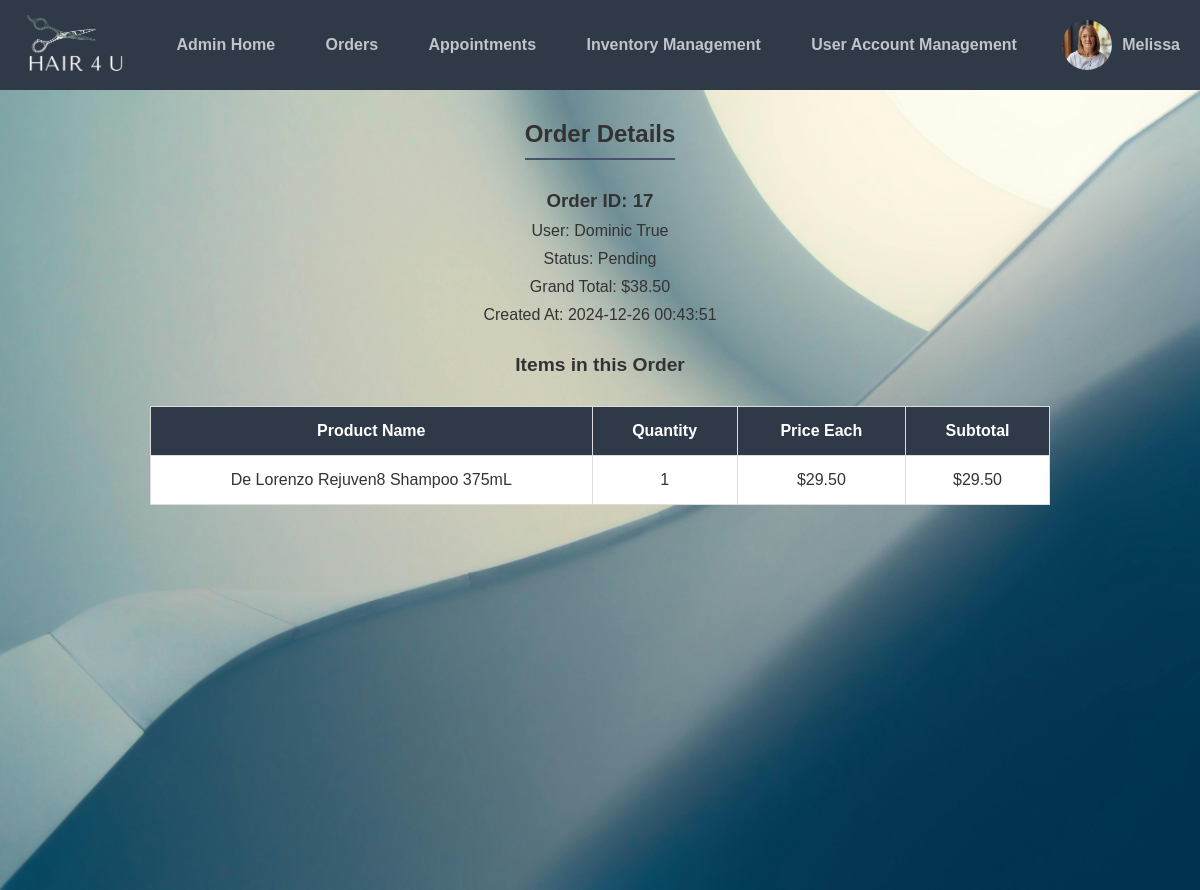
The page /cms/order_details.php?order_id=17 (signed in) on the database its author committed.
### tables this page shows
CREATE TABLE `business_logo` (
  `id` int(11) NOT NULL,
  `logo_path` varchar(255) NOT NULL
);

CREATE TABLE `admin_images` (
  `id` int(11) NOT NULL,
  `account_id` int(11) NOT NULL,
  `image_path` varchar(255) NOT NULL
);

CREATE TABLE `orders` (
  `order_id` int(11) NOT NULL,
  `user_id` int(11) NOT NULL,
  `grand_total` decimal(10,2) NOT NULL,
  `status` enum('Pending','Completed') NOT NULL DEFAULT 'Pending',
  `created_at` timestamp NOT NULL DEFAULT current_timestamp()
);

CREATE TABLE `accounts` (
  `id` int(11) NOT NULL,
  `firstname` varchar(50) NOT NULL,
  `lastname` varchar(100) NOT NULL,
  `username` varchar(50) NOT NULL,
  `password` varchar(255) NOT NULL,
  `email` varchar(100) NOT NULL,
  `phone` varchar(20) NOT NULL,
  `ad_1` varchar(50) NOT NULL,
  `activation_code` varchar(50) DEFAULT '',
  `role` enum('admin','customer') NOT NULL DEFAULT 'customer',
  `reset_token` varchar(255) DEFAULT NULL,
  `reset_token_expiry` datetime DEFAULT NULL
);

CREATE TABLE `order_items` (
  `order_item_id` int(11) NOT NULL,
  `order_id` int(11) NOT NULL,
  `product_id` int(11) NOT NULL,
  `quantity` int(11) NOT NULL,
  `price` decimal(10,2) NOT NULL,
  `subtotal` decimal(10,2) NOT NULL
);

CREATE TABLE `products` (
  `id` int(11) NOT NULL,
  `name` varchar(255) NOT NULL,
  `description` text DEFAULT NULL,
  `image` varchar(255) DEFAULT NULL,
  `price` decimal(10,2) NOT NULL
);

### cms/order_details.php (the view, shortened to what this page needs)
<?php
include 'setup.php';
$role = $_SESSION['role'];
$orderId = isset($_GET['order_id']) ? intval($_GET['order_id']) : 0;
if ($orderId > 0) {
    $orderQuery = "SELECT orders.order_id, orders.user_id, orders.grand_total, orders.status, orders.created_at, accounts.firstname, accounts.lastname
                   FROM orders
                   JOIN accounts ON orders.user_id = accounts.id
                   WHERE orders.order_id = ?";
    $stmt = $conn->prepare($orderQuery);
    $stmt->bind_param("i", $orderId);
    $stmt->execute();
    $orderResult = $stmt->get_result();
    $orderDetails = $orderResult->fetch_assoc();
    if ($orderDetails) {
        $itemsQuery = "SELECT order_items.product_id, order_items.quantity, order_items.price, order_items.subtotal, products.name as product_name
                       FROM order_items
                       JOIN products ON order_items.product_id = products.id
                       WHERE order_items.order_id = ?";
        $stmt = $conn->prepare($itemsQuery);
        $stmt->bind_param("i", $orderId);
        $stmt->execute();
        $itemsResult = $stmt->get_result();
        $orderItems = $itemsResult->fetch_all(MYSQLI_ASSOC);
    } else {
        echo "<p>Order not found.</p>";
        exit;
    }
} else {
    echo "<p>Invalid order ID.</p>";
    exit;
}
?>
<!DOCTYPE html>
<html>
<head>
    <link href="css/style.css" rel="stylesheet" type="text/css">
    <link href="css/admin.css" rel="stylesheet" type="text/css">
    <link rel="stylesheet" href="https://cdnjs.cloudflare.com/ajax/libs/font-awesome/6.0.0-beta3/css/all.min.css">
</head>
<body>
<?php
if ($role === 'admin') {
    include 'admin_navbar.php';
} else {
    include 'customer_navbar.php';
}
?>
<div class="content">
    <h2>Order Details</h2>
    <div class="dashboard">
        <h3>Order ID: <?= $orderDetails['order_id'] ?></h3>
        <p>User: <?= $orderDetails['firstname'] . ' ' . $orderDetails['lastname'] ?></p>
        <p>Status: <?= $orderDetails['status'] ?></p>
        <p>Grand Total: $<?= number_format($orderDetails['grand_total'], 2) ?></p>
        <p>Created At: <?= date('Y-m-d H:i:s', strtotime($orderDetails['created_at'])) ?></p>
        <h4>Items in this Order</h4>
        <table class="dashboard-table">
            <thead>
                <tr>
                    <th>Product Name</th>
                    <th>Quantity</th>
                    <th>Price Each</th>
                    <th>Subtotal</th>
                </tr>
            </thead>
            <tbody>
                <?php foreach ($orderItems as $item): ?>
                    <tr>
                        <td><?= htmlspecialchars($item['product_name'], ENT_QUOTES) ?></td>
                        <td><?= $item['quantity'] ?></td>
                        <td>$<?= number_format($item['price'], 2) ?></td>
                        <td>$<?= number_format($item['subtotal'], 2) ?></td>
                    </tr>
                <?php endforeach; ?>
            </tbody>
        </table>
    </div>
</div>
</body>
</html>

### cms/admin_navbar.php (shortened to what this page needs)
<?php
include 'setup.php';
if (isset($_SESSION['user_details']) && isset($_SESSION['user_details']['account_id'])) {
    $accountId = $_SESSION['user_details']['account_id'];
    $firstName = htmlspecialchars($_SESSION['user_details']['firstname'], ENT_QUOTES);
} else {
    $firstName = "User";
    $accountId = null;
}
$profilePic = 'path/to/default_image.jpg';
if ($accountId) {
    $query = "SELECT image_path FROM admin_images WHERE account_id = ?";
    $stmt = $pdo->prepare($query);
    $stmt->execute([$accountId]);
    $image = $stmt->fetch(PDO::FETCH_ASSOC);
    if ($image && !empty($image['image_path'])) {
        $profilePic = $image['image_path'];
    }
}
$logoPath = 'path/to/default_logo.jpg';
$logoStmt = $pdo->prepare("SELECT logo_path FROM business_logo WHERE id = :id");
$logoStmt->execute(['id' => 2]);
$logoResult = $logoStmt->fetch(PDO::FETCH_ASSOC);
if ($logoResult && !empty($logoResult['logo_path'])) {
    $logoPath = $logoResult['logo_path'];
}
?>
<!DOCTYPE html>
<html>
<head>
    <link href="css/style.css" rel="stylesheet" type="text/css">
    <link href="css/admin.css" rel="stylesheet" type="text/css">
    <link rel="stylesheet" href="https://cdnjs.cloudflare.com/ajax/libs/font-awesome/6.0.0-beta3/css/all.min.css">
</head>
<body>
<nav class="navtop">
    <div class="logo">
        <a href="index.php">
            <img src="<?= $logoPath ?>" alt="Business Logo">
        </a>
    </div>
    <div class="links">
        <a href="admin.php">Admin Home</a>
        <a href="orders.php">Orders</a>
        <a href="appointments.php">Appointments</a>
        <a href="products.php">Inventory Management</a>
        <a href="user_account_management.php">User Account Management</a>
    </div>
    <div class="profile" id="profileMenu">
        <img src="<?= $profilePic ?>" alt="Profile Picture">
        <span><?= $firstName ?></span>
    </div>
</nav>
</body>
</html>

### cms/css/style.css (style rules this page uses)
* { margin: 0; padding: 0; box-sizing: border-box; }
html, body { border: 0; margin: 0; padding: 0; width: 100%; height: 100%; }
body { overflow-x: hidden; }
.content { background-image: url('../img/homepage_bg.jpg'); background-size: cover; background-position: center; background-repeat: no-repeat; min-height: 100vh; display: flex; flex-direction: column; justify-content: flex-start; align-items: center; text-align: center; padding: 20px; }
body { font-family: 'Roboto', sans-serif; }
.profile { position: relative; display: flex; align-items: center; gap: 8px; cursor: pointer; }
.profile img { width: 40px; height: 40px; border-radius: 50%; object-fit: cover; }
.profile span { color: #333; font-size: 16px; font-weight: 500; }

### cms/css/admin.css (style rules this page uses)
body { font-family: Arial, sans-serif; margin: 0; padding: 0; box-sizing: border-box; height: 100vh; display: flex; flex-direction: column; background-color: #f4f4f9; }
.navtop { background-color: #2f3947; height: 90px; display: flex; align-items: center; justify-content: space-between; padding: 0 20px; color: #eaebed; flex-shrink: 0; }
.navtop .logo img { height: 70px; width: auto; }
.navtop .links { display: flex; flex: 1; justify-content: space-around; margin: 0 20px; }
.navtop .links a { color: #c1c4c8; text-decoration: none; font-weight: bold; padding: 0 15px; white-space: nowrap; }
.navtop .profile { display: flex; align-items: center; gap: 10px; }
.navtop .profile img { height: 50px; width: 50px; border-radius: 50%; object-fit: cover; }
.navtop .profile span { color: #c1c4c8; font-weight: bold; white-space: nowrap; }
.content { flex: 1; overflow-y: auto; background-image: url('../img/admin_bg.jpg'); background-size: cover; background-position: center; background-repeat: no-repeat; display: flex; flex-direction: column; padding-top: 0; margin-top: 0; justify-content: flex-start; align-items: center; text-align: center; color: #333; }
.content h2 { margin-top: 30px; border-bottom: 2px solid #4a536e; padding-bottom: 10px; }
.dashboard { width: 90%; max-width: 1000px; border-collapse: collapse; margin: 20px auto; }
.dashboard h3, .dashboard p, .dashboard h4 { margin: 10px 0; color: #333; }
.dashboard h4 { font-size: 1.2em; margin: 30px; }
.dashboard-table { width: 90%; border-collapse: collapse; margin: 20px auto; background-color: #ffffff; }
.dashboard-table th, .dashboard-table td { padding: 15px 20px; text-align: center; font-size: 1em; border: 1px solid #ddd; color: #333; }
.dashboard-table th { background-color: #2f3947; color: #fff; font-weight: bold; }
.dashboard-table td { background-color: #ffffff; }
table { width: 100%; border-collapse: collapse; }
th, td { border: 1px solid #ddd; padding: 8px; }
* { margin: 0; padding: 0; box-sizing: border-box; }
table th, table td { padding: 12px 15px; border: 1px solid #ddd; }
table th { background: #f4f4f4; color: #333; font-weight: bold; }

### rows shown on the page
business_logo: logo_path (picture)
admin_images: image_path (picture)
orders: order_id "17", user.firstname "Dominic", user.lastname "True", status "Pending", grand_total "38.50", created_at "2024-12-26 00:43:51"
order_items: product.name "De Lorenzo Rejuven8 Shampoo 375mL", quantity "1", price "29.50", subtotal "29.50"

### other values the page prints
$firstName "Melissa"
